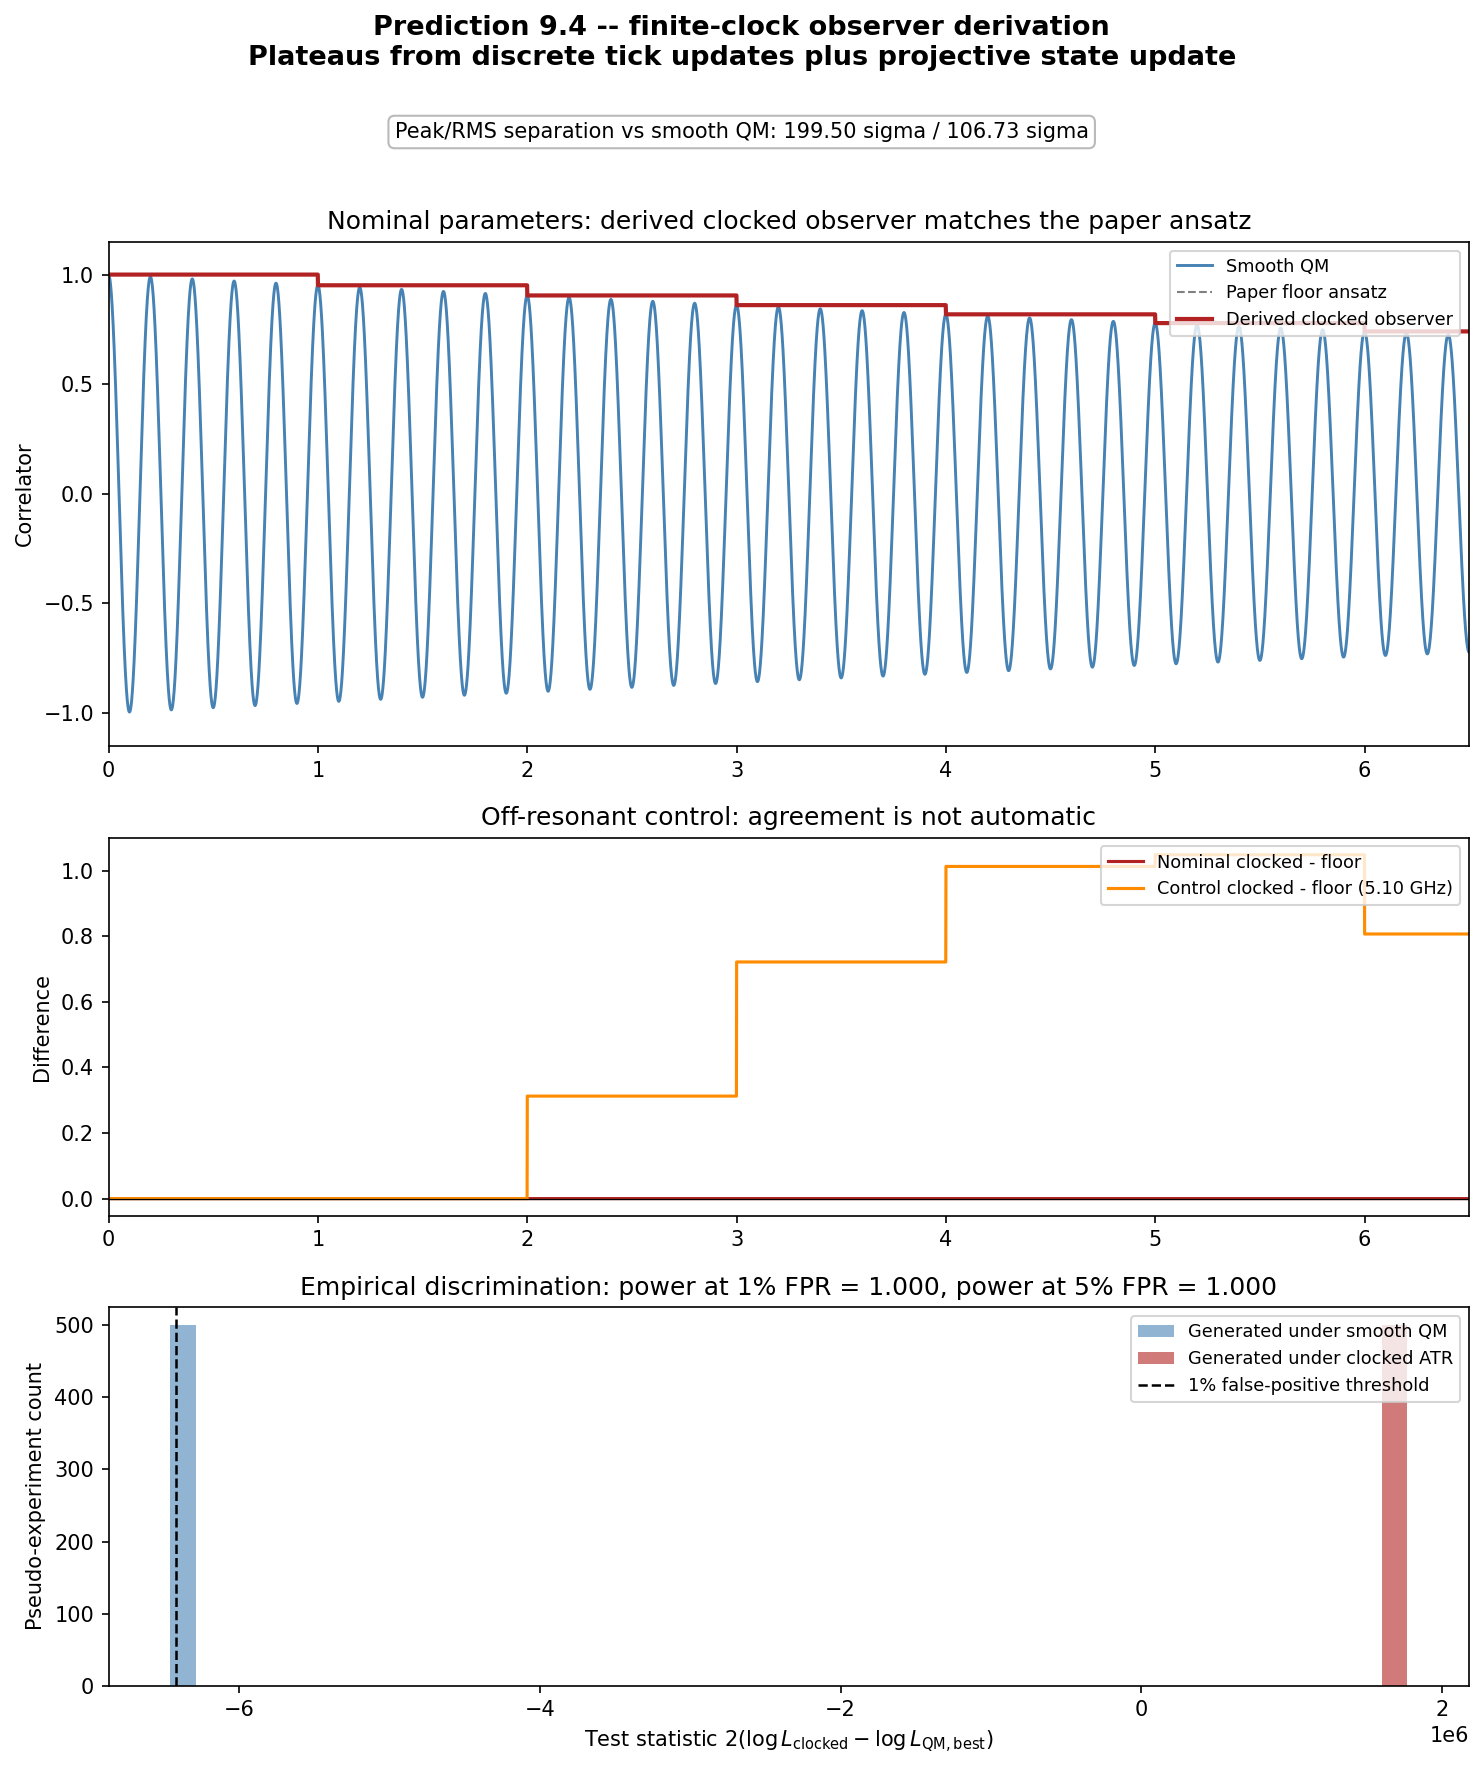

Python code for this plot:
#!/usr/bin/env python3
"""
Prediction 9.4 -- finite-clock observer derivation.

This script upgrades the Prediction 9.4 computation from a phenomenological
staircase ansatz to an explicit clocked-observer model:

1. The data qubit evolves under the Lindblad dynamics stated in the paper.
2. The observer is allowed one POVM update per clock tick.
3. The observer's memory holds the most recent outcome between ticks.
4. The reported two-time correlator is computed from that discrete
   measurement process.

For the paper's nominal parameters (omega / 2pi = 5 GHz, T_tick = 1 ns),
the phase accumulated in one tick is 10*pi, so the derived clocked-observer
correlator coincides with the paper's floor() staircase formula. This is
not true generically; the script includes an off-resonant control to show
the distinction.
"""

from __future__ import annotations

import argparse
import json
import os

import matplotlib.pyplot as plt
import numpy as np


IDENTITY = np.eye(2, dtype=np.complex128)
SIGMA_X = np.array([[0.0, 1.0], [1.0, 0.0]], dtype=np.complex128)
SIGMA_Z = np.array([[1.0, 0.0], [0.0, -1.0]], dtype=np.complex128)
PROJECTOR_PLUS_X = 0.5 * (IDENTITY + SIGMA_X)
PROJECTOR_MINUS_X = 0.5 * (IDENTITY - SIGMA_X)
PROJECTORS_X = np.stack([PROJECTOR_PLUS_X, PROJECTOR_MINUS_X])
OUTCOME_SIGNS = np.array([1.0, -1.0], dtype=np.float64)
RHO_REFERENCE = 0.5 * IDENTITY
EPS_PROB = 1.0e-12


def parse_args() -> argparse.Namespace:
    parser = argparse.ArgumentParser(
        description="Finite-clock observer derivation for Prediction 9.4."
    )
    parser.add_argument("--omega-ghz", type=float, default=5.0)
    parser.add_argument("--t2-ns", type=float, default=20.0)
    parser.add_argument("--nu-alpha-ghz", type=float, default=1.0)
    parser.add_argument("--clock-jitter-ps", type=float, default=50.0)
    parser.add_argument("--n-shots", type=int, default=10_000)
    parser.add_argument("--n-experiments", type=int, default=500)
    parser.add_argument("--t-max-ns", type=float, default=6.5)
    parser.add_argument("--dt-data-ps", type=float, default=50.0)
    parser.add_argument("--dt-fine-ps", type=float, default=0.5)
    parser.add_argument("--quadrature-order", type=int, default=61)
    parser.add_argument("--omega-fit-min-ghz", type=float, default=4.5)
    parser.add_argument("--omega-fit-max-ghz", type=float, default=5.5)
    parser.add_argument("--omega-fit-points", type=int, default=81)
    parser.add_argument("--t2-fit-min-ns", type=float, default=10.0)
    parser.add_argument("--t2-fit-max-ns", type=float, default=40.0)
    parser.add_argument("--t2-fit-points", type=int, default=81)
    parser.add_argument(
        "--control-omega-ghz",
        type=float,
        default=5.1,
        help="Off-resonant control frequency used to show clocked != floor() generically.",
    )
    parser.add_argument("--seed", type=int, default=42)
    parser.add_argument(
        "--output-prefix",
        default="prediction_94_clocked_observer",
        help="Prefix for figure and JSON outputs written in this directory.",
    )
    return parser.parse_args()


def vec(matrix: np.ndarray) -> np.ndarray:
    return np.asarray(matrix, dtype=np.complex128).reshape(-1, order="F")


def unvec(vector: np.ndarray) -> np.ndarray:
    return np.asarray(vector, dtype=np.complex128).reshape((2, 2), order="F")


def liouvillian_matrix(omega: float, gamma: float) -> np.ndarray:
    hamiltonian = 0.5 * omega * SIGMA_Z
    lindblad = np.sqrt(gamma / 2.0) * SIGMA_Z
    lindblad_norm = lindblad.conj().T @ lindblad

    coherent = -1j * (
        np.kron(IDENTITY, hamiltonian) - np.kron(hamiltonian.T, IDENTITY)
    )
    dissipator = (
        np.kron(lindblad.conj(), lindblad)
        - 0.5 * np.kron(IDENTITY, lindblad_norm)
        - 0.5 * np.kron(lindblad_norm.T, IDENTITY)
    )
    return coherent + dissipator


def propagator_matrix(omega: float, gamma: float, delta_t: float) -> np.ndarray:
    liouvillian = liouvillian_matrix(omega, gamma)
    eigenvalues, eigenvectors = np.linalg.eig(liouvillian)
    eigenvectors_inv = np.linalg.inv(eigenvectors)
    return eigenvectors @ np.diag(np.exp(eigenvalues * delta_t)) @ eigenvectors_inv


def propagate_density_matrix(
    rho: np.ndarray,
    omega: float,
    gamma: float,
    delta_t: float,
) -> np.ndarray:
    propagator = propagator_matrix(omega, gamma, delta_t)
    return unvec(propagator @ vec(rho))


def qrt_correlator_exact(times: np.ndarray, omega: float, gamma: float) -> np.ndarray:
    propagator_eig = liouvillian_matrix(omega, gamma)
    eigenvalues, eigenvectors = np.linalg.eig(propagator_eig)
    eigenvectors_inv = np.linalg.inv(eigenvectors)

    seeded_operator = SIGMA_X @ RHO_REFERENCE
    coefficients = eigenvectors_inv @ vec(seeded_operator)
    propagated = eigenvectors @ (
        np.exp(np.outer(eigenvalues, times)) * coefficients[:, None]
    )
    correlator = np.conjugate(vec(SIGMA_X)) @ propagated
    return np.real_if_close(correlator).astype(np.float64)


def qm_correlator_analytic(times: np.ndarray, omega: float, gamma: float) -> np.ndarray:
    clipped_times = np.clip(times, 0.0, None)
    return np.exp(-gamma * clipped_times) * np.cos(omega * clipped_times)


def gaussian_expectation(
    times: np.ndarray,
    sigma: float,
    quadrature_order: int,
    base_function,
) -> np.ndarray:
    if sigma <= 0.0:
        return base_function(times)

    nodes, weights = np.polynomial.hermite.hermgauss(quadrature_order)
    shifted = times[:, None] + np.sqrt(2.0) * sigma * nodes[None, :]
    values = base_function(shifted)
    return (values * weights[None, :]).sum(axis=1) / np.sqrt(np.pi)


def build_transition_matrix(omega: float, gamma: float, tick_period: float) -> np.ndarray:
    propagator = propagator_matrix(omega, gamma, tick_period)
    transition = np.zeros((2, 2), dtype=np.float64)
    for old_idx, projector_old in enumerate(PROJECTORS_X):
        evolved = unvec(propagator @ vec(projector_old))
        for new_idx, projector_new in enumerate(PROJECTORS_X):
            probability = np.real_if_close(np.trace(projector_new @ evolved)).item()
            transition[new_idx, old_idx] = float(np.clip(probability, 0.0, 1.0))
    return transition


def discrete_clocked_correlator(
    max_ticks: int,
    omega: float,
    gamma: float,
    tick_period: float,
) -> tuple[np.ndarray, np.ndarray]:
    transition = build_transition_matrix(omega, gamma, tick_period)
    transition_powers = np.eye(2)
    correlator_ticks = np.empty(max_ticks + 1, dtype=np.float64)
    correlator_ticks[0] = 1.0

    for tick in range(1, max_ticks + 1):
        transition_powers = transition @ transition_powers
        total = 0.0
        for initial_idx in range(2):
            for final_idx in range(2):
                total += (
                    0.5
                    * OUTCOME_SIGNS[initial_idx]
                    * OUTCOME_SIGNS[final_idx]
                    * transition_powers[final_idx, initial_idx]
                )
        correlator_ticks[tick] = total
    return correlator_ticks, transition


def held_clocked_correlator(times: np.ndarray, correlator_ticks: np.ndarray, tick_period: float) -> np.ndarray:
    indices = np.floor(np.clip(times, 0.0, None) / tick_period).astype(int)
    indices = np.clip(indices, 0, len(correlator_ticks) - 1)
    return correlator_ticks[indices]


def floor_ansatz_correlator(
    times: np.ndarray,
    omega: float,
    gamma: float,
    tick_period: float,
) -> np.ndarray:
    snapped = np.floor(np.clip(times, 0.0, None) / tick_period) * tick_period
    return qm_correlator_analytic(snapped, omega, gamma)


def jittered_clocked_correlator(
    times: np.ndarray,
    correlator_ticks: np.ndarray,
    tick_period: float,
    clock_jitter_sigma: float,
    quadrature_order: int,
) -> np.ndarray:
    return gaussian_expectation(
        times,
        clock_jitter_sigma,
        quadrature_order,
        lambda shifted: held_clocked_correlator(shifted, correlator_ticks, tick_period),
    )


def correlation_to_probability(correlation: np.ndarray) -> np.ndarray:
    bounded = np.clip(correlation, -1.0, 1.0)
    return np.clip(0.5 * (1.0 + bounded), EPS_PROB, 1.0 - EPS_PROB)


def sample_counts(
    mean_correlation: np.ndarray,
    n_shots: int,
    n_experiments: int,
    rng: np.random.Generator,
) -> np.ndarray:
    probabilities = correlation_to_probability(mean_correlation)
    return rng.binomial(
        n_shots, probabilities[None, :], size=(n_experiments, probabilities.size)
    )


def counts_to_correlations(counts: np.ndarray, n_shots: int) -> np.ndarray:
    return 2.0 * counts / float(n_shots) - 1.0


def log_likelihood_matrix(
    counts: np.ndarray,
    n_shots: int,
    mean_bank: np.ndarray,
) -> np.ndarray:
    probabilities = correlation_to_probability(mean_bank)
    log_p = np.log(probabilities)
    log_one_minus_p = np.log1p(-probabilities)
    return counts @ log_p.T + (n_shots - counts) @ log_one_minus_p.T


def build_qm_bank(
    times: np.ndarray,
    omega_grid_ghz: np.ndarray,
    t2_grid_ns: np.ndarray,
) -> tuple[np.ndarray, np.ndarray]:
    bank = []
    params = []
    for t2_ns in t2_grid_ns:
        gamma = 1.0 / (t2_ns * 1.0e-9)
        for omega_ghz in omega_grid_ghz:
            omega = 2.0 * np.pi * omega_ghz * 1.0e9
            bank.append(qm_correlator_analytic(times, omega, gamma))
            params.append((omega_ghz, t2_ns))
    return np.asarray(bank), np.asarray(params)


def summarize_distribution(values: np.ndarray) -> dict[str, float]:
    return {
        "median": float(np.median(values)),
        "p05": float(np.percentile(values, 5)),
        "p95": float(np.percentile(values, 95)),
    }


def main() -> None:
    args = parse_args()
    rng = np.random.default_rng(args.seed)

    omega = 2.0 * np.pi * args.omega_ghz * 1.0e9
    gamma = 1.0 / (args.t2_ns * 1.0e-9)
    tick_period = 1.0 / (args.nu_alpha_ghz * 1.0e9)
    clock_jitter_sigma = args.clock_jitter_ps * 1.0e-12
    control_omega = 2.0 * np.pi * args.control_omega_ghz * 1.0e9

    t_max = args.t_max_ns * 1.0e-9
    dt_fine = args.dt_fine_ps * 1.0e-12
    dt_data = args.dt_data_ps * 1.0e-12
    t_fine = np.arange(0.0, t_max, dt_fine)
    t_data = np.arange(0.0, t_max, dt_data)
    n_ticks = int(np.ceil(t_max / tick_period))

    qm_exact = qrt_correlator_exact(t_fine, omega, gamma)
    qm_formula = qm_correlator_analytic(t_fine, omega, gamma)
    qrt_max_abs_error = float(np.max(np.abs(qm_exact - qm_formula)))

    correlator_ticks_nominal, transition_nominal = discrete_clocked_correlator(
        n_ticks, omega, gamma, tick_period
    )
    clocked_nominal_fine = held_clocked_correlator(t_fine, correlator_ticks_nominal, tick_period)
    clocked_nominal_data = held_clocked_correlator(t_data, correlator_ticks_nominal, tick_period)
    clocked_nominal_jittered = jittered_clocked_correlator(
        t_fine,
        correlator_ticks_nominal,
        tick_period,
        clock_jitter_sigma,
        args.quadrature_order,
    )
    clocked_nominal_data_jittered = jittered_clocked_correlator(
        t_data,
        correlator_ticks_nominal,
        tick_period,
        clock_jitter_sigma,
        args.quadrature_order,
    )

    floor_nominal_fine = floor_ansatz_correlator(t_fine, omega, gamma, tick_period)
    floor_nominal_jittered = gaussian_expectation(
        t_fine,
        clock_jitter_sigma,
        args.quadrature_order,
        lambda shifted: floor_ansatz_correlator(shifted, omega, gamma, tick_period),
    )

    nominal_max_diff_unjittered = float(np.max(np.abs(clocked_nominal_fine - floor_nominal_fine)))
    nominal_max_diff_jittered = float(np.max(np.abs(clocked_nominal_jittered - floor_nominal_jittered)))

    correlator_ticks_control, transition_control = discrete_clocked_correlator(
        n_ticks, control_omega, gamma, tick_period
    )
    clocked_control_fine = held_clocked_correlator(t_fine, correlator_ticks_control, tick_period)
    floor_control_fine = floor_ansatz_correlator(t_fine, control_omega, gamma, tick_period)
    control_max_diff_unjittered = float(np.max(np.abs(clocked_control_fine - floor_control_fine)))

    sigma_shot_upper = 1.0 / np.sqrt(args.n_shots)
    residual_vs_qm = clocked_nominal_jittered - qm_formula
    peak_residual = float(np.max(np.abs(residual_vs_qm)))
    rms_residual = float(np.sqrt(np.mean(residual_vs_qm**2)))
    peak_sigma = peak_residual / sigma_shot_upper
    rms_sigma = rms_residual / sigma_shot_upper

    omega_grid_ghz = np.linspace(args.omega_fit_min_ghz, args.omega_fit_max_ghz, args.omega_fit_points)
    t2_grid_ns = np.linspace(args.t2_fit_min_ns, args.t2_fit_max_ns, args.t2_fit_points)
    qm_bank, qm_bank_params = build_qm_bank(t_data, omega_grid_ghz, t2_grid_ns)

    clocked_counts = sample_counts(clocked_nominal_data_jittered, args.n_shots, args.n_experiments, rng)
    qm_counts = sample_counts(qm_correlator_analytic(t_data, omega, gamma), args.n_shots, args.n_experiments, rng)

    ll_clocked_on_clocked = log_likelihood_matrix(
        clocked_counts,
        args.n_shots,
        clocked_nominal_data_jittered[None, :],
    )[:, 0]
    ll_qm_on_clocked = log_likelihood_matrix(clocked_counts, args.n_shots, qm_bank)
    ll_clocked_on_qm = log_likelihood_matrix(
        qm_counts,
        args.n_shots,
        clocked_nominal_data_jittered[None, :],
    )[:, 0]
    ll_qm_on_qm = log_likelihood_matrix(qm_counts, args.n_shots, qm_bank)

    best_qm_idx_clocked = np.argmax(ll_qm_on_clocked, axis=1)
    best_qm_idx_qm = np.argmax(ll_qm_on_qm, axis=1)
    ll_qm_best_clocked = ll_qm_on_clocked[np.arange(args.n_experiments), best_qm_idx_clocked]
    ll_qm_best_qm = ll_qm_on_qm[np.arange(args.n_experiments), best_qm_idx_qm]

    test_stat_clocked = 2.0 * (ll_clocked_on_clocked - ll_qm_best_clocked)
    test_stat_qm = 2.0 * (ll_clocked_on_qm - ll_qm_best_qm)

    threshold_99 = float(np.percentile(test_stat_qm, 99))
    threshold_95 = float(np.percentile(test_stat_qm, 95))
    power_99 = float(np.mean(test_stat_clocked > threshold_99))
    power_95 = float(np.mean(test_stat_clocked > threshold_95))

    summary = {
        "config": {
            "omega_ghz": args.omega_ghz,
            "t2_ns": args.t2_ns,
            "nu_alpha_ghz": args.nu_alpha_ghz,
            "clock_jitter_ps": args.clock_jitter_ps,
            "n_shots": args.n_shots,
            "n_experiments": args.n_experiments,
            "control_omega_ghz": args.control_omega_ghz,
        },
        "self_check": {
            "qrt_vs_analytic_max_abs_error": qrt_max_abs_error,
        },
        "nominal_model": {
            "transition_matrix": transition_nominal.tolist(),
            "step_correlator_ticks": correlator_ticks_nominal.tolist(),
            "max_abs_diff_vs_floor_unjittered": nominal_max_diff_unjittered,
            "max_abs_diff_vs_floor_jittered": nominal_max_diff_jittered,
            "peak_residual_vs_smooth_qm": peak_residual,
            "rms_residual_vs_smooth_qm": rms_residual,
            "peak_snr_upper_bound": peak_sigma,
            "rms_snr_upper_bound": rms_sigma,
        },
        "off_resonant_control": {
            "omega_ghz": args.control_omega_ghz,
            "transition_matrix": transition_control.tolist(),
            "max_abs_diff_vs_floor_unjittered": control_max_diff_unjittered,
        },
        "pseudoexperiment_discrimination": {
            "test_stat_clocked": summarize_distribution(test_stat_clocked),
            "test_stat_qm": summarize_distribution(test_stat_qm),
            "best_fit_qm_on_clocked_omega_ghz": summarize_distribution(qm_bank_params[best_qm_idx_clocked, 0]),
            "best_fit_qm_on_clocked_t2_ns": summarize_distribution(qm_bank_params[best_qm_idx_clocked, 1]),
            "threshold_95_false_positive": threshold_95,
            "threshold_99_false_positive": threshold_99,
            "power_at_95_threshold": power_95,
            "power_at_99_threshold": power_99,
        },
    }

    print("=" * 72)
    print("Prediction 9.4 -- finite-clock observer derivation")
    print("=" * 72)
    print(f"Nominal omega/2pi         : {args.omega_ghz:.3f} GHz")
    print(f"Nominal T2                : {args.t2_ns:.3f} ns")
    print(f"ATR tick frequency        : {args.nu_alpha_ghz:.3f} GHz")
    print(f"Clock jitter              : {args.clock_jitter_ps:.3f} ps")
    print(f"Shots per delay point     : {args.n_shots:,}")
    print(f"Pseudo-experiments        : {args.n_experiments}")
    print("-" * 72)
    print(f"QRT self-check max error  : {qrt_max_abs_error:.3e}")
    print(
        "Nominal transition matrix : "
        f"[[{transition_nominal[0,0]:.6f}, {transition_nominal[0,1]:.6f}], "
        f"[{transition_nominal[1,0]:.6f}, {transition_nominal[1,1]:.6f}]]"
    )
    print(f"Nominal max diff vs floor : {nominal_max_diff_unjittered:.3e} (unjittered)")
    print(f"Nominal max diff vs floor : {nominal_max_diff_jittered:.3e} (jittered)")
    print(f"Off-resonant control diff : {control_max_diff_unjittered:.6f} at {args.control_omega_ghz:.3f} GHz")
    print(f"Peak residual vs smooth QM: {peak_residual:.6f}")
    print(f"RMS residual vs smooth QM : {rms_residual:.6f}")
    print(f"Peak SNR upper bound      : {peak_sigma:.2f}")
    print(f"RMS SNR upper bound       : {rms_sigma:.2f}")
    print("-" * 72)
    print(
        "Clocked test statistic    : "
        f"{summary['pseudoexperiment_discrimination']['test_stat_clocked']['median']:.2f} "
        f"(median)"
    )
    print(
        "QM null test statistic    : "
        f"{summary['pseudoexperiment_discrimination']['test_stat_qm']['median']:.2f} "
        f"(median)"
    )
    print(f"Power at 1% FPR           : {power_99:.3f}")
    print(f"Power at 5% FPR           : {power_95:.3f}")
    print("=" * 72)

    t_fine_ns = t_fine * 1.0e9
    figure, axes = plt.subplots(3, 1, figsize=(10, 12), height_ratios=[2.0, 1.5, 1.5])
    figure.suptitle(
        "Prediction 9.4 -- finite-clock observer derivation\n"
        "Plateaus from discrete tick updates plus projective state update",
        fontsize=13,
        fontweight="bold",
    )
    figure.text(
        0.5,
        0.915,
        f"Peak/RMS separation vs smooth QM: {peak_sigma:.2f} sigma / {rms_sigma:.2f} sigma",
        ha="center",
        va="center",
        fontsize=10,
        bbox={"boxstyle": "round,pad=0.3", "facecolor": "white", "alpha": 0.9, "edgecolor": "0.7"},
    )

    ax = axes[0]
    ax.plot(t_fine_ns, qm_formula, color="steelblue", lw=1.4, label="Smooth QM")
    ax.plot(t_fine_ns, floor_nominal_fine, color="gray", lw=1.0, ls="--", label="Paper floor ansatz")
    ax.plot(t_fine_ns, clocked_nominal_fine, color="firebrick", lw=2.0, label="Derived clocked observer")
    ax.set_ylabel("Correlator")
    ax.set_xlim(0.0, args.t_max_ns)
    ax.set_ylim(-1.15, 1.15)
    ax.legend(loc="upper right", fontsize=8.5)
    ax.set_title("Nominal parameters: derived clocked observer matches the paper ansatz")

    ax = axes[1]
    ax.plot(t_fine_ns, clocked_nominal_fine - floor_nominal_fine, color="firebrick", lw=1.5, label="Nominal clocked - floor")
    ax.plot(t_fine_ns, clocked_control_fine - floor_control_fine, color="darkorange", lw=1.5, label=f"Control clocked - floor ({args.control_omega_ghz:.2f} GHz)")
    ax.axhline(0.0, color="black", lw=0.6)
    ax.set_ylabel("Difference")
    ax.set_xlim(0.0, args.t_max_ns)
    ax.legend(loc="upper right", fontsize=8.5)
    ax.set_title("Off-resonant control: agreement is not automatic")

    ax = axes[2]
    bins = np.linspace(
        min(np.min(test_stat_qm), np.min(test_stat_clocked)),
        max(np.max(test_stat_qm), np.max(test_stat_clocked)),
        50,
    )
    ax.hist(test_stat_qm, bins=bins, alpha=0.6, color="steelblue", label="Generated under smooth QM")
    ax.hist(test_stat_clocked, bins=bins, alpha=0.6, color="firebrick", label="Generated under clocked ATR")
    ax.axvline(threshold_99, color="black", lw=1.2, ls="--", label="1% false-positive threshold")
    ax.set_xlabel(r"Test statistic $2(\log L_{\rm clocked} - \log L_{\rm QM,best})$")
    ax.set_ylabel("Pseudo-experiment count")
    ax.legend(loc="upper right", fontsize=8.5)
    ax.set_title(
        f"Empirical discrimination: power at 1% FPR = {power_99:.3f}, "
        f"power at 5% FPR = {power_95:.3f}"
    )

    figure.tight_layout(rect=[0.0, 0.0, 1.0, 0.93])

    out_dir = os.path.dirname(os.path.abspath(__file__))
    figure_path = os.path.join(out_dir, f"{args.output_prefix}.png")
    summary_path = os.path.join(out_dir, f"{args.output_prefix}_summary.json")
    figure.savefig(figure_path, dpi=150, bbox_inches="tight")
    plt.close(figure)

    with open(summary_path, "w", encoding="utf-8") as handle:
        json.dump(summary, handle, indent=2)

    print(f"Figure written to {figure_path}")
    print(f"Summary written to {summary_path}")


if __name__ == "__main__":
    main()
